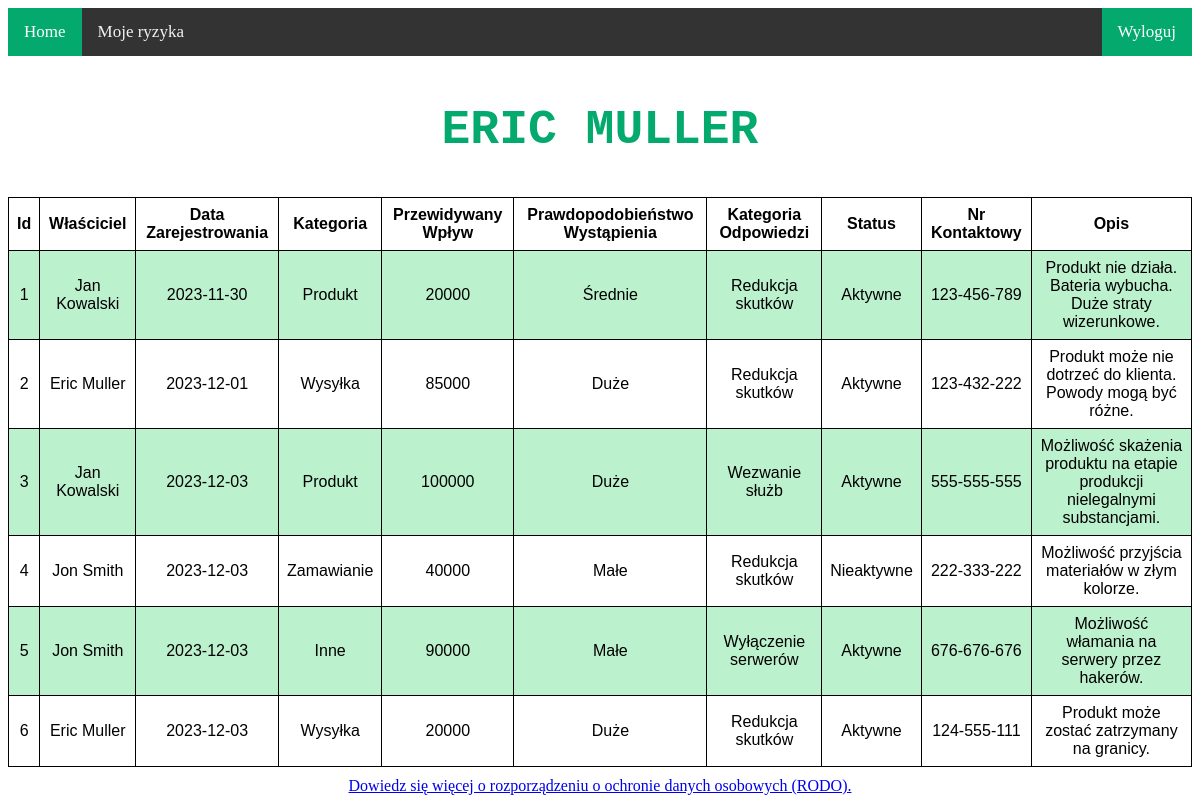
/ (signed in), run on the app's committed database.
### tables this page shows
CREATE TABLE person (
    id INTEGER PRIMARY KEY AUTOINCREMENT,
    name TEXT NOT NULL,
    login TEXT NOT NULL,
    password TEXT NOT NULL
);

CREATE TABLE risk (
    id INTEGER PRIMARY KEY AUTOINCREMENT,
    owner_id INTEGER references person(id),
    created TIMESTAMP NOT NULL DEFAULT CURRENT_TIMESTAMP,
    category TEXT NOT NULL,
    impact INTEGER NOT NULL,
    proximity TEXT NOT NULL,
    response TEXT NOT NULL,
    status TEXT NOT NULL,
    contact TEXT NOT NULL,
    description TEXT NOT NULL
);

### app.py (the view)
@app.route('/')
def main_page():
    if not current_user.is_authenticated:
        return redirect("/login")
    else:
        risks = db.get_all_risks()
        return render_template('index.html', risks=risks, titles=titles)

### app.py (called while the page is built)
@login_manager.user_loader
def loader_user(idn):
    return db.get_user(idn)

### db.py (called while the page is built)
def get_db_connection():
    conn = sqlite3.connect('database.db')
    conn.row_factory = sqlite3.Row
    return conn

def get_user(idn):
    conn = get_db_connection()
    user = conn.execute('SELECT * FROM PERSON WHERE id=' + str(idn)).fetchall()
    conn.close()
    user_wrap = User(user[0][0], user[0][1], user[0][2], user[0][3])
    return user_wrap

def get_all_risks():
    conn = get_db_connection()
    risks = conn.execute(
        'SELECT risk.id, name, date(created), category, impact, proximity, response, status, contact, description '
        'FROM risk, person WHERE risk.owner_id = person.id').fetchall()
    conn.close()
    return risks

### templates/index.html (shortened to what this page needs)
{% extends "topnav.html" %}
{% block content %}
    {% if current_user.is_authenticated %}
        <h2>{{ current_user.name }}</h2>
        <div class="scrollable">
            <table>
                <tr>
                    {% for title in titles %}
                        <th>{{ title }}</th>
                    {% endfor %}
                </tr>
                {% for risk in risks %}
                    <tr>
                        {% for content in risk %}
                            <td onclick="window.location='{{ risk[0] }}'">{{ content }}</td>
                        {% endfor %}
                    </tr>
                {% endfor %}
            </table>
            <div class="link_holder">
                <a href="https://uodo.gov.pl/404" target="_blank">Dowiedz się więcej o rozporządzeniu o ochronie danych
                    osobowych (RODO).</a>
            </div>
        </div>
    {% else %}
        <h1>Nie jesteś zalogowany/a</h1>
    {% endif %}
{% endblock %}

### static/style.css (style rules this page uses)
.scrollable { width: 100%; overflow-x: auto; }
table { margin-left: auto; margin-right: auto; font-family: arial, sans-serif; border-collapse: collapse; width: 100%; }
td, th { border: 1px solid #000000; text-align: center; padding: 8px; overflow: hidden; text-overflow: ellipsis; }
tr:nth-child(even) { background-color: #bcf1ce; }
h2 { text-align: center; text-transform: uppercase; color: #04AA6D; font-family: "Monaco", "Lucida Console", monospace; font-size: xxx-large; }
.link_holder { margin-top: 10px; text-align: center; }

### data on the page
person: name "ERIC MULLER", name "Eric Muller"
risk: risk "1" "2023-11-30", category "Produkt", impact "20000", proximity "Średnie", response "Redukcja skutków", status "Aktywne", contact "123-456-789", description "Produkt nie działa. Bateria wybucha. Duże straty wizerunkowe."
person: name "Jan Kowalski"
risk: risk "2" "2023-12-01", category "Wysyłka", impact "85000", proximity "Duże", response "Redukcja skutków", status "Aktywne", contact "123-432-222", description "Produkt może nie dotrzeć do klienta. Powody mogą być różne."
risk: risk "3" "2023-12-03", category "Produkt", impact "100000", proximity "Duże", response "Wezwanie służb", status "Aktywne", contact "555-555-555", description "Możliwość skażenia produktu na etapie produkcji nielegalnymi substancjami."
risk: risk "4" "2023-12-03", category "Zamawianie", impact "40000", proximity "Małe", response "Redukcja skutków", status "Nieaktywne", contact "222-333-222", description "Możliwość przyjścia materiałów w złym kolorze."
person: name "Jon Smith"
risk: risk "5" "2023-12-03", category "Inne", impact "90000", proximity "Małe", response "Wyłączenie serwerów", status "Aktywne", contact "676-676-676", description "Możliwość włamania na serwery przez hakerów."
risk: risk "6" "2023-12-03", category "Wysyłka", impact "20000", proximity "Duże", response "Redukcja skutków", status "Aktywne", contact "124-555-111", description "Produkt może zostać zatrzymany na granicy."

### other printed values
{{ title }} "Id" "Właściciel" "Data Zarejestrowania" "Kategoria" "Przewidywany Wpływ" "Prawdopodobieństwo Wystąpienia" "Kategoria Odpowiedzi" "Status" "Nr Kontaktowy" "Opis"
